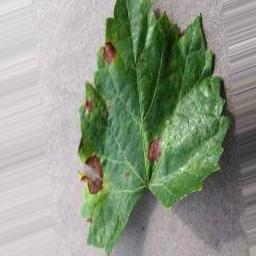
#> input picture dataset_image_augmented/Blackrot/blackrot_0_1037.jpg, 256 x 256 px; its folder holds only this picture in this run
$ jupyter execute --allow-errors 'Procesamiento de imagenes.ipynb'
#> lines starting #> are read from the running program, lines starting #| are printed output that depends on the picture
[cell 1]
import cv2
import numpy as np
import os
os.environ['TF_CPP_MIN_LOG_LEVEL'] = '3'
import shutil
import glob
import pandas as pd
import matplotlib.pyplot as plt
import seaborn as sn
from keras.preprocessing.image import ImageDataGenerator, array_to_img, img_to_array, load_img
from  PIL  import Image
from rembg import remove
from sklearn.preprocessing import MinMaxScaler
import h5py
from time import sleep

[cell 2]
images_path = "C:/Users/JOSE/Documents/Septimo/Mineria/Image_processing/Dataset_vid_prueba/"
#> (the rest of this cell did not finish here and is left out)

#> (a cell that did not finish here is left out)

# Data augmentation

#> (a cell that did not finish here is left out)

# total blackrot

[cell 5]
os.chdir(r"C:/Users/JOSE/Documents/Septimo/Mineria/Image_processing/dataset_image_augmented/Blackrot")
#> (the rest of this cell did not finish here and is left out)

# Total Esca

[cell 6]
os.chdir(r"C:/Users/JOSE/Documents/Septimo/Mineria/Image_processing/dataset_image_augmented/Esca")

#> (the rest of this cell did not finish here and is left out)

# total leaf blight

[cell 7]
os.chdir(r"C:/Users/JOSE/Documents/Septimo/Mineria/Image_processing/dataset_image_augmented/Leaf_blight")
#> (the rest of this cell did not finish here and is left out)

# total healthy

[cell 8]
os.chdir(r"C:/Users/JOSE/Documents/Septimo/Mineria/Image_processing/dataset_image_augmented/Healthy")
#> (the rest of this cell did not finish here and is left out)

# NLM filtrado datos aumentados

[cell 9]
os.chdir(r"C:/Users/JOSE/Documents/Septimo/Mineria/Image_processing")
images_path = "./dataset_image_augmented"
class_names = os.listdir(images_path)
class_names.sort()
print(class_names)

[cell 10]
for class_name in class_names:
    cur_path = images_path + "/" + class_name
    cur_label = class_name
    i = 1

    for file in glob.glob(cur_path + "/*"):
        print("Processing Image - {} in {}".format(i, cur_label))
        # read the images path
        image = cv2.imread(file)
#> image is the input picture: shape (256, 256, 3); mean B, G, R 134.6, 151.8, 142
        # denoising images
        dst = cv2.fastNlMeansDenoisingColored(image,None,10,10,7,21)
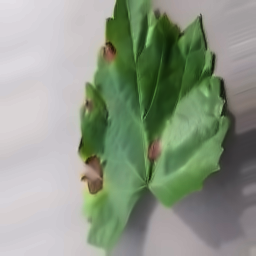
#> dst: shape (256, 256, 3); mean B, G, R 134.1, 151.4, 141.1
        b,g,r = cv2.split(dst)
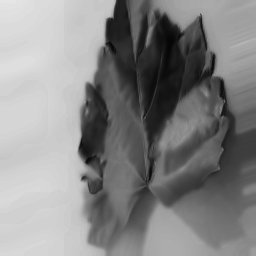
#> b: shape (256, 256); min 4, max 229, mean 134.1
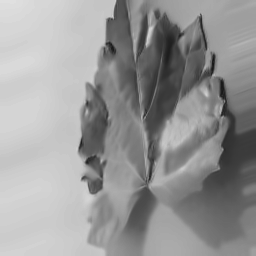
#> g: shape (256, 256); min 20, max 224, mean 151.4
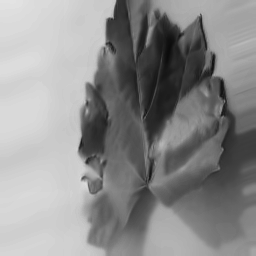
#> r: shape (256, 256); min 11, max 227, mean 141.1
        rgb_dst = cv2.merge([r,g,b])
        # save images
        save_path = './Dataset_vid_prueba_den/'+ cur_label
        cv2.imwrite(os.path.join(save_path , cur_label + '_' + str(i) + '.jpg'),
                    cv2.cvtColor(rgb_dst,cv2.COLOR_RGB2BGR))


        # show loop update
        i += 1
#> pass 2 of the loop `for class_name in class_names:`:
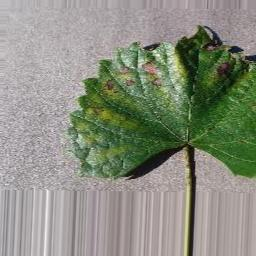
#> input picture dataset_image_augmented/Esca/Esca_0_1243.jpg, 256 x 256 px
#> image is the input picture: shape (256, 256, 3); mean B, G, R 128, 142.4, 138.2
#> `b,g,r = cv2.split(dst)`:
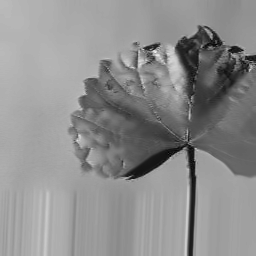
#> g: shape (256, 256); min 2, max 243, mean 141.7
#> `b,g,r = cv2.split(dst)`:
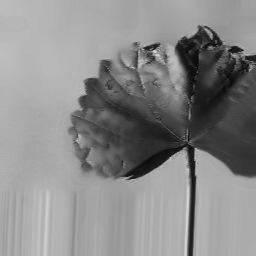
#> r: shape (256, 256); min 2, max 218, mean 137.5

# NLM filtrado datos aumentados test

[cell 11]
os.chdir(r"C:/Users/JOSE/Documents/Septimo/Mineria/Image_processing")
images_path = "./dataset_image_augmented_test"
#> (the rest of this cell did not finish here and is left out)

[cell 12]
for class_name in class_names:
    cur_path = images_path + "/" + class_name
    cur_label = class_name
    i = 1

    for file in glob.glob(cur_path + "/*"):
        print("Processing Image - {} in {}".format(i, cur_label))
        # read the images path
        image = cv2.imread(file)
        # denoising images
        dst = cv2.fastNlMeansDenoisingColored(image,None,10,10,7,21)
        b,g,r = cv2.split(dst)
        rgb_dst = cv2.merge([r,g,b])
        # save images
        save_path = './Dataset_vid_prueba_den_test/'+ cur_label
        cv2.imwrite(os.path.join(save_path , cur_label + '_' + str(i) + '.jpg'),
                    cv2.cvtColor(rgb_dst,cv2.COLOR_RGB2BGR))


        # show loop update
        i += 1
#> pass 2 of the loop `for class_name in class_names:`:

# NLM filtrado datos aumentados validación

[cell 13]
os.chdir(r"C:/Users/JOSE/Documents/Septimo/Mineria/Image_processing")
images_path = "./dataset_image_augmented_validation"
#> (the rest of this cell did not finish here and is left out)

[cell 14]
for class_name in class_names:
    cur_path = images_path + "/" + class_name
    cur_label = class_name
    i = 1

    for file in glob.glob(cur_path + "/*"):
        print("Processing Image - {} in {}".format(i, cur_label))
        # read the images path
        image = cv2.imread(file)
        # denoising images
        dst = cv2.fastNlMeansDenoisingColored(image,None,10,10,7,21)
        b,g,r = cv2.split(dst)
        rgb_dst = cv2.merge([r,g,b])
        # save images
        save_path = './Dataset_vid_prueba_den_validacion/'+ cur_label
        cv2.imwrite(os.path.join(save_path , cur_label + '_' + str(i) + '.jpg'),
                    cv2.cvtColor(rgb_dst,cv2.COLOR_RGB2BGR))


        # show loop update
        i += 1
#> pass 2 of the loop `for class_name in class_names:`:

# NLM para datos no aumentados

[cell 15]
os.chdir(r"C:/Users/JOSE/Documents/Septimo/Mineria/Image_processing")
images_path = "./Dataset_vid_prueba"
#> (the rest of this cell did not finish here and is left out)

[cell 16]
for class_name in class_names:
    cur_path = images_path + "/" + class_name
    cur_label = class_name
    i = 1

    for file in glob.glob(cur_path + "/*"):
        print("Processing Image - {} in {}".format(i, cur_label))
        # read the images path
        image = cv2.imread(file)
        # denoising images
        dst = cv2.fastNlMeansDenoisingColored(image,None,10,10,7,21)
        b,g,r = cv2.split(dst)
        rgb_dst = cv2.merge([r,g,b])
        # save images
        save_path = './Dataset_vid_prueba_densidad/'+ cur_label
        cv2.imwrite(os.path.join(save_path , cur_label + '_' + str(i) + '.jpg'),
                    cv2.cvtColor(rgb_dst,cv2.COLOR_RGB2BGR))


        # show loop update
        i += 1
#> pass 2 of the loop `for class_name in class_names:`:
